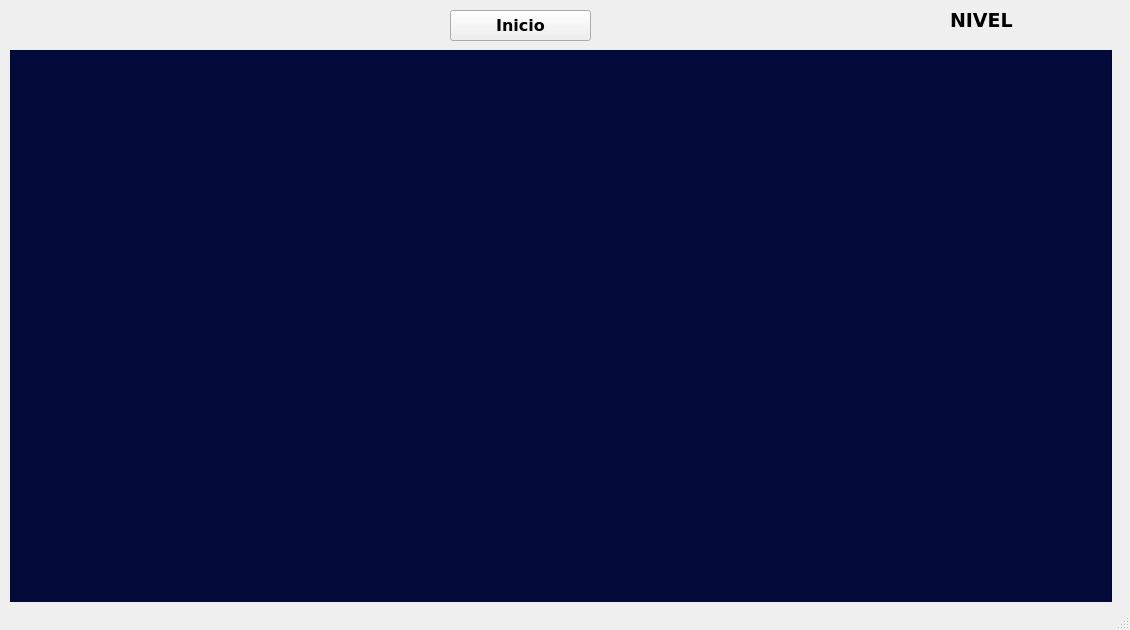
<?xml version="1.0" encoding="UTF-8"?>
<ui version="4.0">
 <class>MainWindow</class>
 <widget class="QMainWindow" name="MainWindow">
  <property name="geometry">
   <rect>
    <x>0</x>
    <y>0</y>
    <width>1130</width>
    <height>630</height>
   </rect>
  </property>
  <property name="windowTitle">
   <string/>
  </property>
  <property name="windowIcon">
   <iconset resource="imagenes.qrc">
    <normaloff>:/imagenes/iconfinder_Pacman_381603.png</normaloff>:/imagenes/iconfinder_Pacman_381603.png</iconset>
  </property>
  <widget class="QWidget" name="centralwidget">
   <widget class="QGraphicsView" name="graphicsView">
    <property name="enabled">
     <bool>true</bool>
    </property>
    <property name="geometry">
     <rect>
      <x>10</x>
      <y>50</y>
      <width>1102</width>
      <height>552</height>
     </rect>
    </property>
    <property name="maximumSize">
     <size>
      <width>1600</width>
      <height>800</height>
     </size>
    </property>
    <property name="styleSheet">
     <string notr="true">background-color: rgb(3, 11, 59);</string>
    </property>
   </widget>
   <widget class="QPushButton" name="L1">
    <property name="geometry">
     <rect>
      <x>450</x>
      <y>10</y>
      <width>141</width>
      <height>31</height>
     </rect>
    </property>
    <property name="font">
     <font>
      <family>Verdana</family>
      <pointsize>12</pointsize>
      <bold>true</bold>
     </font>
    </property>
    <property name="text">
     <string>Inicio</string>
    </property>
   </widget>
   <widget class="QLabel" name="label_2">
    <property name="geometry">
     <rect>
      <x>950</x>
      <y>0</y>
      <width>71</width>
      <height>41</height>
     </rect>
    </property>
    <property name="font">
     <font>
      <family>Verdana</family>
      <pointsize>14</pointsize>
      <bold>true</bold>
     </font>
    </property>
    <property name="text">
     <string>NIVEL</string>
    </property>
   </widget>
  </widget>
  <widget class="QStatusBar" name="statusbar"/>
  <action name="actionAcerca_de">
   <property name="icon">
    <iconset resource="imagenes.qrc">
     <normaloff>:/imagenes/about.svg</normaloff>:/imagenes/about.svg</iconset>
   </property>
   <property name="text">
    <string>Acerca de</string>
   </property>
   <property name="shortcut">
    <string>F1</string>
   </property>
  </action>
 </widget>
 <resources>
  <include location="imagenes.qrc"/>
 </resources>
 <connections/>
</ui>
